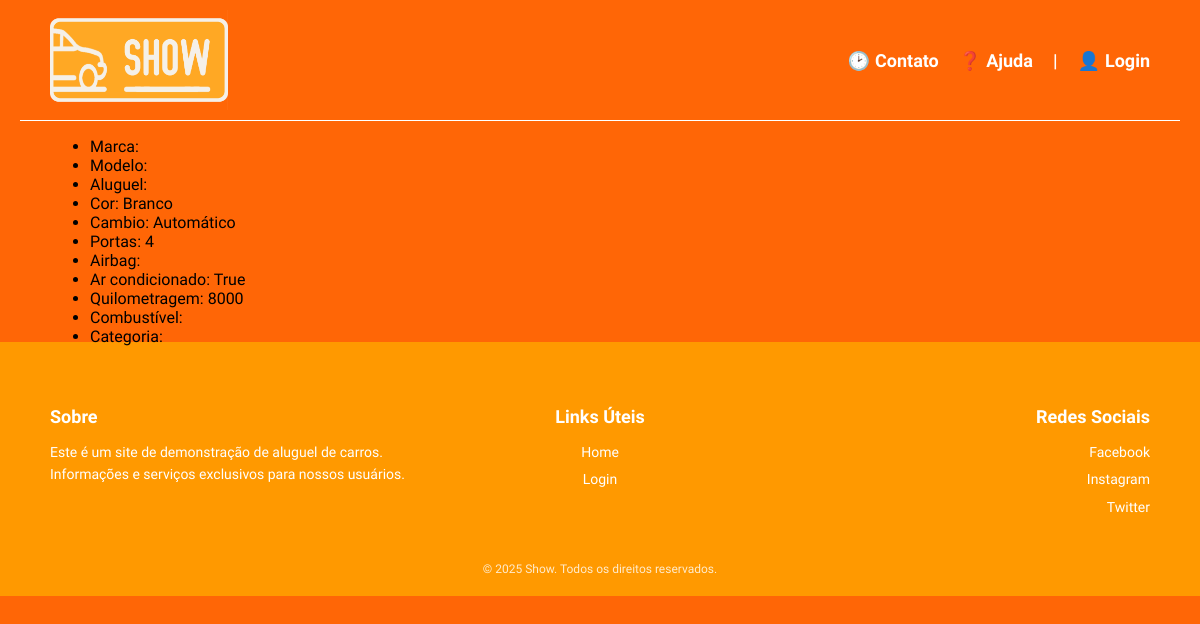
/2, run on the app's committed database.
### models.py (models this page shows, shortened)
class Veiculo(Base):
    __tablename__ = "veiculos"
    id = Column("id", Integer, primary_key=True, autoincrement=True)
    portas = Column("portas", Integer, nullable=False)
    preco_diaria = Column("preco_diaria", Numeric(10, 2), nullable=False)
    placa = Column("placa", String(7), nullable=False)
    cor = Column("cor", String(100), nullable=False)
    preco_compra = Column("preco_compra", Numeric(10, 2), nullable=False)
    capacidade_pessoas = Column("capacidade_pessoas", Integer, nullable=False)
    quilometragem = Column("quilometragem", Integer, nullable=False)
    cambio = Column("cambio", String(100), nullable=False)
    airbags = Column("airbags", Boolean, nullable=False)
    ar_condicionado = Column("ar_condicionado", Boolean, nullable=False)
    disponivel = Column("disponivel", Boolean, nullable=False)
    id_fornecedor = Column("id_fornecedor", Integer, ForeignKey("fornecedores.id"), nullable=False)
    id_garagem = Column("id_garagem", Integer, ForeignKey("garagens.id"), nullable=False)
    id_plano_seguro = Column("id_plano_seguro", Integer, ForeignKey("plano_seguros.id"), nullable=False)
    id_marca = Column("id_marca", Integer, ForeignKey("marcas.id"), nullable=False)
    id_modelo = Column("id_modelo", Integer, ForeignKey("modelos.id"), nullable=False)
    id_categoria = Column("id_categoria", Integer, ForeignKey("categorias.id"), nullable=False)
    id_combustivel = Column("id_combustivel", Integer, ForeignKey("combustiveis.id"), nullable=False)

### app.py (the view)
@app.route("/<int:carro_id>")
def detalhar_carro(carro_id):
    sessao =Sessao()
    carro = sessao.query(Veiculo).filter_by(id=carro_id).first()
    if carro is None:
        abort(404)
    return render_template("detalhar_carro.html", carro= carro)

### templates/detalhar_carro.html (shortened to what this page needs)
    {% extends "base.html" %}
    {% block conteudo_principal %}
    <ul>
        <li>Marca: {{ carro.marca }}</li>
        <li>Modelo: {{ carro.modelo }}</li>
        <li>Aluguel: {{ carro.aluguel }}</li>
        <li>Cor: {{ carro.cor }}</li>
        <li>Cambio: {{ carro.cambio }}</li>
        <li>Portas: {{ carro.portas }}</li>
        <li>Airbag: {{ carro.airbag }}</li>
        <li>Ar condicionado: {{ carro.ar_condicionado }}</li>
        <li>Quilometragem: {{ carro.quilometragem }}</li>
        <li>Combustível: {{ carro.combustivel }}</li>
        <li>Categoria: {{ carro.categoria }}</li>
    </ul>
    {% endblock %}

### static/estilo.css (style rules this page uses)
body { font-family: "Work Sans"; background-color: #ff6606; display: block; padding-left: 20px; padding-right: 20px; margin: 0; min-height: 100vh; }

### data on the page
Veiculo: cor "Branco", cambio "Automático", portas "4", ar_condicionado "True", quilometragem "8000"
